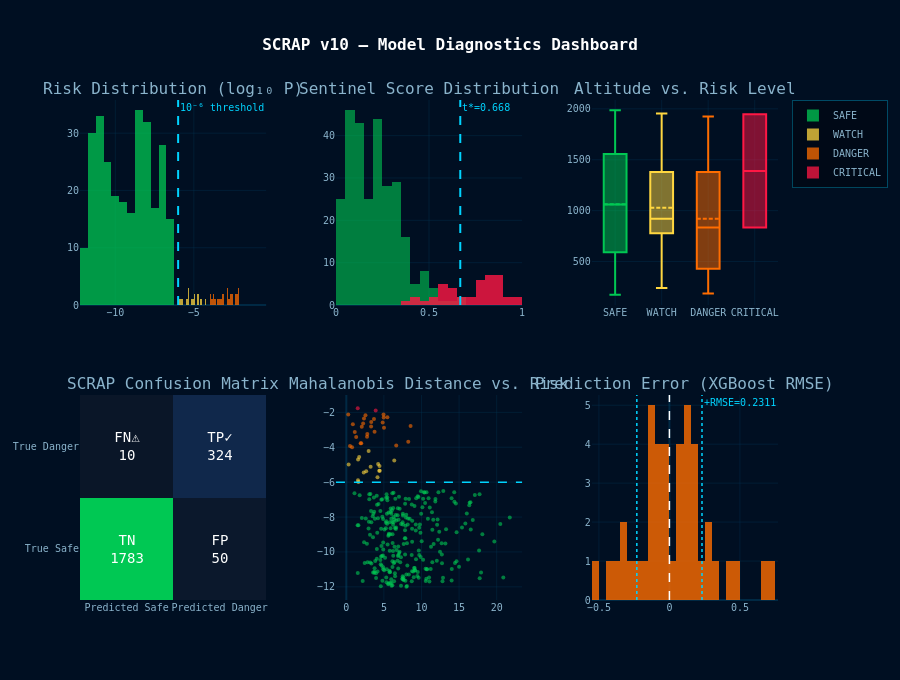

Notebook cell for this chart:
### Markdown cell above
## Risk Distribution Dashboard

### Code cell
fig2 = make_subplots(
    rows=2, cols=3,
    subplot_titles=[
        'Risk Distribution (log₁₀ P)',
        'Sentinel Score Distribution',
        'Altitude vs. Risk Level',
        'SCRAP Confusion Matrix',
        'Mahalanobis Distance vs. Risk',
        'Prediction Error (XGBoost RMSE)',
    ],
    specs=[
        [{'type':'xy'}, {'type':'xy'}, {'type':'xy'}],
        [{'type':'xy'}, {'type':'xy'}, {'type':'xy'}],
    ],
    horizontal_spacing=0.1,
    vertical_spacing=0.18,
)

COLORS_ORDER = ['#00c853','#ffd740','#ff6d00','#ff1744']
CATS_ORDER   = ['SAFE','WATCH','DANGER','CRITICAL']

# ── Plot 1: Risk histogram ────────────────────────────────────────────────────
for cat, col in zip(CATS_ORDER, COLORS_ORDER):
    sub = df[df['category']==cat]['true_log_p']
    fig2.add_trace(go.Histogram(
        x=sub, name=cat, marker_color=col, opacity=0.75,
        nbinsx=20, showlegend=True,
    ), row=1, col=1)

fig2.add_vline(x=-6, line_dash='dash', line_color='#00d4ff', line_width=2,
               annotation_text='10⁻⁶ threshold', annotation_font_color='#00d4ff', row=1, col=1)

# ── Plot 2: Sentinel score distribution ──────────────────────────────────────
fig2.add_trace(go.Histogram(
    x=df[~df['is_high_risk']]['sentinel_score'],
    name='Safe events', marker_color='#00c853', opacity=0.6, nbinsx=30, showlegend=False,
), row=1, col=2)
fig2.add_trace(go.Histogram(
    x=df[df['is_high_risk']]['sentinel_score'],
    name='High-risk events', marker_color='#ff1744', opacity=0.8, nbinsx=30, showlegend=False,
), row=1, col=2)
fig2.add_vline(x=SCRAP['sentinel_threshold'], line_dash='dash', line_color='#00d4ff',
               line_width=2, annotation_text=f't*={SCRAP["sentinel_threshold"]}',
               annotation_font_color='#00d4ff', row=1, col=2)

# ── Plot 3: Altitude vs risk level (box) ─────────────────────────────────────
for cat, col in zip(CATS_ORDER, COLORS_ORDER):
    sub = df[df['category']==cat]['alt_km']
    fig2.add_trace(go.Box(
        y=sub, name=cat, marker_color=col, showlegend=False,
        boxmean=True,
    ), row=1, col=3)

# ── Plot 4: Confusion matrix heatmap ─────────────────────────────────────────
cm = np.array([[SCRAP['tn'], SCRAP['fp']], [SCRAP['fn'], SCRAP['tp']]])
cm_text = [[f"TN<br>{SCRAP['tn']}", f"FP<br>{SCRAP['fp']}"],
           [f"FN⚠<br>{SCRAP['fn']}", f"TP✓<br>{SCRAP['tp']}"]]

fig2.add_trace(go.Heatmap(
    z=cm,
    x=['Predicted Safe','Predicted Danger'],
    y=['True Safe','True Danger'],
    text=cm_text,
    texttemplate='%{text}',
    textfont=dict(size=14, color='white'),
    colorscale=[[0,'#0a1628'],[0.5,'#1a4a8a'],[1,'#00c853']],
    showscale=False,
    name='Confusion Matrix',
), row=2, col=1)

# ── Plot 5: Mahalanobis vs risk ───────────────────────────────────────────────
for cat, col in zip(CATS_ORDER, COLORS_ORDER):
    sub = df[df['category']==cat]
    fig2.add_trace(go.Scatter(
        x=sub['mahal_dist'], y=sub['true_log_p'],
        mode='markers',
        marker=dict(color=col, size=4, opacity=0.6),
        name=cat, showlegend=False,
    ), row=2, col=2)

fig2.add_hline(y=-6, line_dash='dash', line_color='#00d4ff', line_width=1.5, row=2, col=2)

# ── Plot 6: Prediction residuals (RMSE) ──────────────────────────────────────
residuals = df['pred_log_p'] - df['true_log_p']
fig2.add_trace(go.Histogram(
    x=residuals[df['is_high_risk']],
    name='High-risk residuals',
    marker_color='#ff6d00', opacity=0.8, nbinsx=25, showlegend=False,
), row=2, col=3)
fig2.add_vline(x=0, line_dash='dash', line_color='white', line_width=1.5, row=2, col=3)
fig2.add_vline(x=SCRAP['rmse'], line_dash='dot', line_color='#00d4ff', line_width=1.5,
               annotation_text=f'+RMSE={SCRAP["rmse"]}', annotation_font_color='#00d4ff', row=2, col=3)
fig2.add_vline(x=-SCRAP['rmse'], line_dash='dot', line_color='#00d4ff', line_width=1.5, row=2, col=3)

# ── Dashboard layout ─────────────────────────────────────────────────────────
fig2.update_layout(
    title=dict(
        text='<b>SCRAP v10 — Model Diagnostics Dashboard</b>',
        x=0.5, font=dict(size=16, color='white', family='monospace'),
    ),
    paper_bgcolor='#000f22',
    plot_bgcolor='#000f22',
    font=dict(color='#8ab4cc', family='monospace', size=10),
    height=680,
    barmode='overlay',
    legend=dict(
        bgcolor='rgba(0,8,20,0.8)',
        bordercolor='rgba(0,212,255,0.3)',
        borderwidth=1,
        font=dict(size=10),
    ),
)
fig2.update_xaxes(gridcolor='rgba(0,50,80,0.4)', zerolinecolor='rgba(0,80,120,0.4)')
fig2.update_yaxes(gridcolor='rgba(0,50,80,0.4)', zerolinecolor='rgba(0,80,120,0.4)')

fig2.show()

### Figure 1 — Plotly figure (JSON) as saved in the notebook; plotly's stock layout.template omitted (floating-point values rounded to 4 significant figures; data arrays with more than 128 entries replaced by an {"elided": "..."} marker saying what was removed)
{"data": [{"marker": {"color": "#00c853"}, "name": "SAFE", "nbinsx": 20, "opacity": 0.75, "showlegend": true, "type": "histogram", "x": {"elided": "277 float values"}, "xaxis": "x", "yaxis": "y"}, {"marker": {"color": "#ffd740"}, "name": "WATCH", "nbinsx": 20, "opacity": 0.75, "showlegend": true, "type": "histogram", "x": [-5.45, -5.124, -5.351, -4.984, -4.216, -4.965, -5.372, -5.072, -5.724, -4.705, -4.556, -4.764, -5.996, -5.891, -5.341], "xaxis": "x", "yaxis": "y"}, {"marker": {"color": "#ff6d00"}, "name": "DANGER", "nbinsx": 20, "opacity": 0.75, "showlegend": true, "type": "histogram", "x": [-3.776, -2.126, -2.296, -3.765, -2.775, -2.58, -2.117, -2.374, -3.413, -3.897, -3.236, -2.159, -2.345, -2.807, -3.107, -3.93, -2.82, -2.558, -3.996, -3.687, -3.13, -3.392, -2.879, -2.674, -2.281, -2.635], "xaxis": "x", "yaxis": "y"}, {"marker": {"color": "#ff1744"}, "name": "CRITICAL", "nbinsx": 20, "opacity": 0.75, "showlegend": true, "type": "histogram", "x": [-1.89, -1.764], "xaxis": "x", "yaxis": "y"}, {"marker": {"color": "#00c853"}, "name": "Safe events", "nbinsx": 30, "opacity": 0.6, "showlegend": false, "type": "histogram", "x": {"elided": "277 float values"}, "xaxis": "x2", "yaxis": "y2"}, {"marker": {"color": "#ff1744"}, "name": "High-risk events", "nbinsx": 30, "opacity": 0.8, "showlegend": false, "type": "histogram", "x": [0.6483, 0.6417, 0.5545, 0.8538, 0.5877, 0.4345, 0.3833, 0.9199, 0.7846, 0.8594, 0.8417, 0.4325, 0.8125, 0.8987, 0.5884, 0.7914, 0.7579, 0.6236, 0.8691, 0.8141, 0.7547, 0.6414, 0.7976, 0.838, 0.6957, 0.9523, 0.5221, 0.8243, 0.8627, 0.5081, 0.8248, 0.7108, 0.8071, 0.7732, 0.8581, 0.5658, 0.9187, 0.6962, 0.5742, 0.7417, 0.4577, 0.8906, 0.9936], "xaxis": "x2", "yaxis": "y2"}, {"boxmean": true, "marker": {"color": "#00c853"}, "name": "SAFE", "showlegend": false, "type": "box", "xaxis": "x3", "y": {"elided": "277 float values"}, "yaxis": "y3"}, {"boxmean": true, "marker": {"color": "#ffd740"}, "name": "WATCH", "showlegend": false, "type": "box", "xaxis": "x3", "y": [1955.0, 842.3, 759.5, 1489.0, 456.7, 1247.0, 1055.0, 1882.0, 354.9, 919.1, 240.0, 1106.0, 868.6, 836.2, 1422.0], "yaxis": "y3"}, {"boxmean": true, "marker": {"color": "#ff6d00"}, "name": "DANGER", "showlegend": false, "type": "box", "xaxis": "x3", "y": [1448.0, 1691.0, 1641.0, 417.2, 719.3, 216.7, 554.8, 980.9, 1320.0, 825.7, 321.3, 337.4, 473.9, 1862.0, 1924.0, 583.6, 842.5, 695.3, 1689.0, 185.6, 1092.0, 1380.0, 360.8, 995.2, 429.0, 925.9], "yaxis": "y3"}, {"boxmean": true, "marker": {"color": "#ff1744"}, "name": "CRITICAL", "showlegend": false, "type": "box", "xaxis": "x3", "y": [1946.0, 834.2], "yaxis": "y3"}, {"colorscale": [[0, "#0a1628"], [0.5, "#1a4a8a"], [1, "#00c853"]], "name": "Confusion Matrix", "showscale": false, "text": [["TN<br>1783", "FP<br>50"], ["FN⚠<br>10", "TP✓<br>324"]], "textfont": {"color": "white", "size": 14}, "texttemplate": "%{text}", "type": "heatmap", "x": ["Predicted Safe", "Predicted Danger"], "xaxis": "x4", "y": ["True Safe", "True Danger"], "yaxis": "y4", "z": [[1783, 50], [10, 324]]}, {"marker": {"color": "#00c853", "opacity": 0.6, "size": 4}, "mode": "markers", "name": "SAFE", "showlegend": false, "type": "scatter", "x": {"elided": "277 float values"}, "xaxis": "x5", "y": {"elided": "277 float values"}, "yaxis": "y5"}, {"marker": {"color": "#ffd740", "opacity": 0.6, "size": 4}, "mode": "markers", "name": "WATCH", "showlegend": false, "type": "scatter", "x": [2.319, 3.233, 4.378, 0.3102, 2.971, 4.234, 2.647, 4.411, 4.145, 1.566, 1.713, 6.377, 1.601, 1.555, 4.446], "xaxis": "x5", "y": [-5.45, -5.124, -5.351, -4.984, -4.216, -4.965, -5.372, -5.072, -5.724, -4.705, -4.556, -4.764, -5.996, -5.891, -5.341], "yaxis": "y5"}, {"marker": {"color": "#ff6d00", "opacity": 0.6, "size": 4}, "mode": "markers", "name": "DANGER", "showlegend": false, "type": "scatter", "x": [1.906, 4.952, 4.975, 1.986, 8.549, 4.838, 0.2562, 3.679, 1.312, 6.639, 2.792, 2.546, 2.35, 3.295, 3.757, 0.4923, 2.056, 3.317, 0.7615, 8.24, 1.126, 2.758, 5.012, 0.8715, 5.462, 2.235], "xaxis": "x5", "y": [-3.776, -2.126, -2.296, -3.765, -2.775, -2.58, -2.117, -2.374, -3.413, -3.897, -3.236, -2.159, -2.345, -2.807, -3.107, -3.93, -2.82, -2.558, -3.996, -3.687, -3.13, -3.392, -2.879, -2.674, -2.281, -2.635], "yaxis": "y5"}, {"marker": {"color": "#ff1744", "opacity": 0.6, "size": 4}, "mode": "markers", "name": "CRITICAL", "showlegend": false, "type": "scatter", "x": [3.906, 1.518], "xaxis": "x5", "y": [-1.89, -1.764], "yaxis": "y5"}, {"marker": {"color": "#ff6d00"}, "name": "High-risk residuals", "nbinsx": 25, "opacity": 0.8, "showlegend": false, "type": "histogram", "x": [-0.09193, 0.05527, 0.1263, 0.1591, -0.3462, 0.1306, 0.1595, -0.04771, 0.1109, 0.07406, -0.1267, -0.1368, -0.0145, 0.3489, -0.112, 0.1261, 0.2536, -0.312, -0.1892, 0.2499, -0.08717, -0.2616, -0.09238, 0.4765, 0.7138, -0.1026, -0.04025, -0.4358, 0.1807, 0.1246, -0.5221, 0.07005, -0.223, -0.005413, -0.399, -0.1142, 0.2839, 0.6504, 0.01479, -0.07601, 0.4485, 0.1667, 0.05461], "xaxis": "x6", "yaxis": "y6"}], "layout": {"annotations": [{"font": {"size": 16}, "showarrow": false, "text": "Risk Distribution (log₁₀ P)", "x": 0.1333, "xanchor": "center", "xref": "paper", "y": 1, "yanchor": "bottom", "yref": "paper"}, {"font": {"size": 16}, "showarrow": false, "text": "Sentinel Score Distribution", "x": 0.5, "xanchor": "center", "xref": "paper", "y": 1, "yanchor": "bottom", "yref": "paper"}, {"font": {"size": 16}, "showarrow": false, "text": "Altitude vs. Risk Level", "x": 0.8667, "xanchor": "center", "xref": "paper", "y": 1, "yanchor": "bottom", "yref": "paper"}, {"font": {"size": 16}, "showarrow": false, "text": "SCRAP Confusion Matrix", "x": 0.1333, "xanchor": "center", "xref": "paper", "y": 0.41, "yanchor": "bottom", "yref": "paper"}, {"font": {"size": 16}, "showarrow": false, "text": "Mahalanobis Distance vs. Risk", "x": 0.5, "xanchor": "center", "xref": "paper", "y": 0.41, "yanchor": "bottom", "yref": "paper"}, {"font": {"size": 16}, "showarrow": false, "text": "Prediction Error (XGBoost RMSE)", "x": 0.8667, "xanchor": "center", "xref": "paper", "y": 0.41, "yanchor": "bottom", "yref": "paper"}, {"font": {"color": "#00d4ff"}, "showarrow": false, "text": "10⁻⁶ threshold", "x": -6, "xanchor": "left", "xref": "x", "y": 1, "yanchor": "top", "yref": "y domain"}, {"font": {"color": "#00d4ff"}, "showarrow": false, "text": "t*=0.668", "x": 0.668, "xanchor": "left", "xref": "x2", "y": 1, "yanchor": "top", "yref": "y2 domain"}, {"font": {"color": "#00d4ff"}, "showarrow": false, "text": "+RMSE=0.2311", "x": 0.2311, "xanchor": "left", "xref": "x6", "y": 1, "yanchor": "top", "yref": "y6 domain"}], "barmode": "overlay", "font": {"color": "#8ab4cc", "family": "monospace", "size": 10}, "height": 680, "legend": {"bgcolor": "rgba(0,8,20,0.8)", "bordercolor": "rgba(0,212,255,0.3)", "borderwidth": 1, "font": {"size": 10}}, "paper_bgcolor": "#000f22", "plot_bgcolor": "#000f22", "shapes": [{"line": {"color": "#00d4ff", "dash": "dash", "width": 2}, "type": "line", "x0": -6, "x1": -6, "xref": "x", "y0": 0, "y1": 1, "yref": "y domain"}, {"line": {"color": "#00d4ff", "dash": "dash", "width": 2}, "type": "line", "x0": 0.668, "x1": 0.668, "xref": "x2", "y0": 0, "y1": 1, "yref": "y2 domain"}, {"line": {"color": "#00d4ff", "dash": "dash", "width": 1.5}, "type": "line", "x0": 0, "x1": 1, "xref": "x5 domain", "y0": -6, "y1": -6, "yref": "y5"}, {"line": {"color": "white", "dash": "dash", "width": 1.5}, "type": "line", "x0": 0, "x1": 0, "xref": "x6", "y0": 0, "y1": 1, "yref": "y6 domain"}, {"line": {"color": "#00d4ff", "dash": "dot", "width": 1.5}, "type": "line", "x0": 0.2311, "x1": 0.2311, "xref": "x6", "y0": 0, "y1": 1, "yref": "y6 domain"}, {"line": {"color": "#00d4ff", "dash": "dot", "width": 1.5}, "type": "line", "x0": -0.2311, "x1": -0.2311, "xref": "x6", "y0": 0, "y1": 1, "yref": "y6 domain"}], "title": {"font": {"color": "white", "family": "monospace", "size": 16}, "text": "<b>SCRAP v10 — Model Diagnostics Dashboard</b>", "x": 0.5}, "xaxis": {"anchor": "y", "domain": [0, 0.2667], "gridcolor": "rgba(0,50,80,0.4)", "zerolinecolor": "rgba(0,80,120,0.4)"}, "xaxis2": {"anchor": "y2", "domain": [0.3667, 0.6333], "gridcolor": "rgba(0,50,80,0.4)", "zerolinecolor": "rgba(0,80,120,0.4)"}, "xaxis3": {"anchor": "y3", "domain": [0.7333, 1], "gridcolor": "rgba(0,50,80,0.4)", "zerolinecolor": "rgba(0,80,120,0.4)"}, "xaxis4": {"anchor": "y4", "domain": [0, 0.2667], "gridcolor": "rgba(0,50,80,0.4)", "zerolinecolor": "rgba(0,80,120,0.4)"}, "xaxis5": {"anchor": "y5", "domain": [0.3667, 0.6333], "gridcolor": "rgba(0,50,80,0.4)", "zerolinecolor": "rgba(0,80,120,0.4)"}, "xaxis6": {"anchor": "y6", "domain": [0.7333, 1], "gridcolor": "rgba(0,50,80,0.4)", "zerolinecolor": "rgba(0,80,120,0.4)"}, "yaxis": {"anchor": "x", "domain": [0.59, 1], "gridcolor": "rgba(0,50,80,0.4)", "zerolinecolor": "rgba(0,80,120,0.4)"}, "yaxis2": {"anchor": "x2", "domain": [0.59, 1], "gridcolor": "rgba(0,50,80,0.4)", "zerolinecolor": "rgba(0,80,120,0.4)"}, "yaxis3": {"anchor": "x3", "domain": [0.59, 1], "gridcolor": "rgba(0,50,80,0.4)", "zerolinecolor": "rgba(0,80,120,0.4)"}, "yaxis4": {"anchor": "x4", "domain": [0, 0.41], "gridcolor": "rgba(0,50,80,0.4)", "zerolinecolor": "rgba(0,80,120,0.4)"}, "yaxis5": {"anchor": "x5", "domain": [0, 0.41], "gridcolor": "rgba(0,50,80,0.4)", "zerolinecolor": "rgba(0,80,120,0.4)"}, "yaxis6": {"anchor": "x6", "domain": [0, 0.41], "gridcolor": "rgba(0,50,80,0.4)", "zerolinecolor": "rgba(0,80,120,0.4)"}}}
